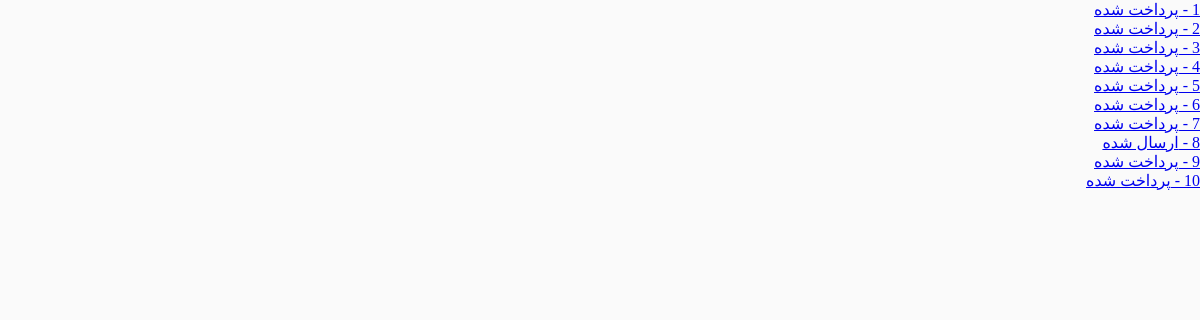
The app's page /user/dashboard (signed in) with its own data.
### models/cart.py (models this page shows, shortened)
class Cart(db.Model):
    __tablename__ = "carts"
    id = Column(Integer, primary_key=True)
    status = Column(String, default="pending")
    user_id = Column(Integer, ForeignKey('users.id'), nullable=False)
    user = db.relationship('User', backref=backref('carts', lazy="dynamic"))
    def get_status_persian(self):
        if self.status == 'pending':
            return "در انتظار پرداخت(سبد خرید)"
        if self.status == 'paid':
            return "پرداخت شده"
        if self.status == 'sent':
            return "ارسال شده"
        if self.status == 'rejected':
            return "رد شده"

### blueprint/user.py (the view)
@app.route('/user/dashboard', methods=['GET'])
@login_required
def dashboard():
    return render_template('user/dashboard.html')

### app.py (called while the page is built)
@login_manager.user_loader
def load_user(user_id):
    return User.query.filter(user_id == User.id).first()

### templates/user/dashboard.html (shortened to what this page needs)
{% extends "base.html" %}
{% block body %}
{% for cart in current_user.carts|selectattr('status','!=','pending') %}
<a href="{{ url_for('user.order',id=cart.id)}}">{{ cart.id }} - {{ cart.get_status_persian() }}</a><br>
{% endfor %}
{% endblock %}

### static/css/index.css (style rules this page uses)
body { padding: 0px; margin: 0px; font-size: 16px; background:#fafafa; color: var(--fontcolor--); }
:root { --fontcolor-- : #595858; }
* { transition: all 200ms; margin: 0; padding: 0; }

### records on screen
Cart: id "1", get_status_persian "پرداخت شده"
Cart: id "2", get_status_persian "پرداخت شده"
Cart: id "3", get_status_persian "پرداخت شده"
Cart: id "4", get_status_persian "پرداخت شده"
Cart: id "5", get_status_persian "پرداخت شده"
Cart: id "6", get_status_persian "پرداخت شده"
Cart: id "7", get_status_persian "پرداخت شده"
Cart: id "8", get_status_persian "ارسال شده"
Cart: id "9", get_status_persian "پرداخت شده"
Cart: id "10", get_status_persian "پرداخت شده"
